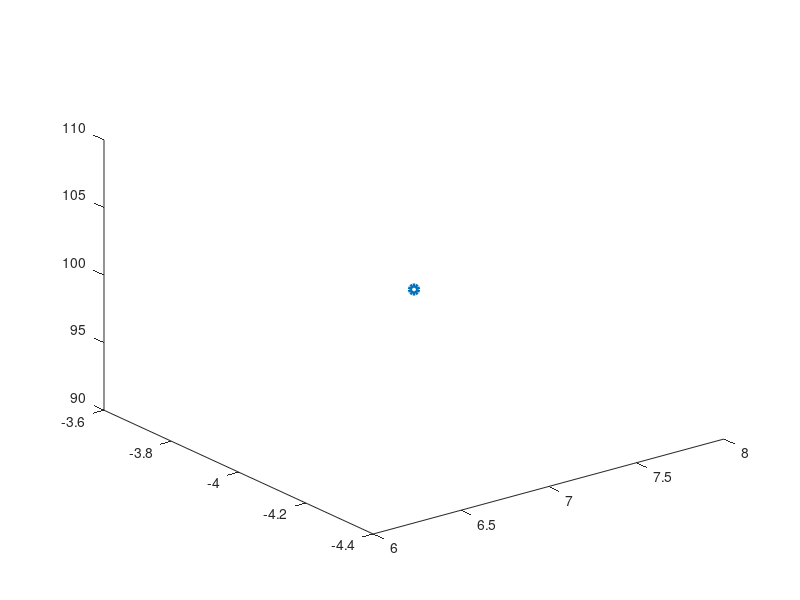

This chart was generated by the following MATLAB code: (Note: this script raises an error after producing the figure.)
%this integration test script will test some 3D TDoA cases.

%% Equilateral triangle point is at the exact center of plane.
X=10;
x=7; %receiver location
y=-4; %receiver location
z=100;
R1=[0,0,0];
R2=[X,0,0.05];
R3=[X/2,X/2*sqrt(3),0.1];
R4=[X/2,-X/2*sqrt(3),-0.1];
expected=[x y z];

d1=sqrt((R1(1)-x)^2+(R1(2)-y)^2+(R1(3)-z)^2);
d2=sqrt((R2(1)-x)^2+(R2(2)-y)^2+(R2(3)-z)^2);
d3=sqrt((R3(1)-x)^2+(R3(2)-y)^2+(R3(3)-z)^2);
d4=sqrt((R4(1)-x)^2+(R4(2)-y)^2+(R4(3)-z)^2);

distanceDiffs=abs([0 d1-d2 d1-d3 d1-d4; 0 0 d2-d3 d2-d4; 0 0 0 d3-d4; 0 0 0 0]);
% distanceDiffs=abs([0 d1-d2 d1-d3; 0 0 d2-d3; 0 0 0]);

figure()
plot3(x,y,z,'o','linewidth',3);
hold on
location=TDoA([R1;R2;R3;R4],distanceDiffs);
% location=TDoA([R1;R2;R3],distanceDiffs);
AssertToleranceMatrix(expected,location,0.001);

%%
clearvars
syms x y z
Eqn1=sqrt(x^2+y^2+z^2)-sqrt((x-10)^2+y^2+z^2)-(sqrt(10065)-sqrt(10025));
figure()
fimplicit3(Eqn1,[-100 100 -100 100 -100 100])
% clearvars
% % figure()
% step=2;
% x=-100:step:100;
% x=repmat(x,[length(x) 1]);
% y=(-100:step:100)';
% y=repmat(y,[1 length(y)]);
% z=zeros(length(y),length(y));
% 
% for i=1:length(y)
%     for j=1:length(y)
%         z(i,j)=eq1(x(i,j),y(i,j));
%         z2(i,j)=eq2(x(i,j),y(i,j));
%     end
% end
% 
% figure()
% surf(x,y,real(z))
% hold on
% surf(x,y,real(z2))
% 
% %% 
% % syms x y
% % Eqn1=sqrt(x^2+y^2)-sqrt((x-10)^2+y^2)-(sqrt(65)-sqrt(25));
% % Eqn2=x^2-y^2-1;
% figure()
% x=-100:step:100;
% y=zeros(1,length(x));
% y2=zeros(1,length(x));
% for i=1:length(x)
%     y(i)=eq3(x(i));
%     y2(i)=eq3(x(i));
% end
% plot(x,y)
% hold on
% plot(x,y2)
% 
% 
% % fimplicit3(Eqn);
% function out=eq1(x,y)
% %     out=sqrt(x^2+y^2+z^2)-sqrt((x-10)^2+y^2+z^2)-(sqrt(10065)-sqrt(10025));
% 
% %  out=-0.5*(- 3.9914429098230409335948794802614*x^2 + 39.914429098230409335948794802614*x - 4.0*y^2 + 46545.075992287379074203123566807)^(1/2);
%  out= 0.5*(- 3.9914429098230409335948794802614*x^2 + 39.914429098230409335948794802614*x - 4.0*y^2 + 46545.075992287379074203123566807)^(1/2);
% 
% end
% 
% % fimplicit3(Eqn);
% function out=eq2(x,y)
% %     out=sqrt(x^2+y^2+z^2)-sqrt((x-10)^2+y^2+z^2)-(sqrt(10065)-sqrt(10025));
% 
%  out=-0.5*(- 3.9914429098230409335948794802614*x^2 + 39.914429098230409335948794802614*x - 4.0*y^2 + 46545.075992287379074203123566807)^(1/2);
% %  out= 0.5*(- 3.9914429098230409335948794802614*x^2 + 39.914429098230409335948794802614*x - 4.0*y^2 + 46545.075992287379074203123566807)^(1/2);
% 
% end
% 
% function out=eq3(x)
% out=  0.5*(0.0000000000000000000000000078064452122133773877786138087918*(70368744177664.0*x - 459587336936365.0)*(70368744177664.0*x - 244100104840275.0))^(1/2);
% 
% end
% 
% function out=eq4(x)
% out= -0.5*(0.0000000000000000000000000078064452122133773877786138087918*(70368744177664.0*x - 459587336936365.0)*(70368744177664.0*x - 244100104840275.0))^(1/2);
% 
% end